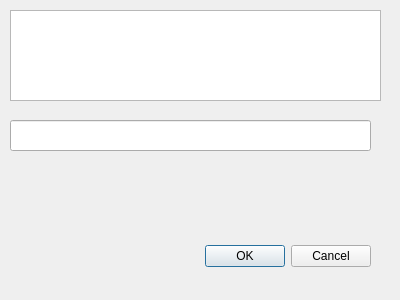
<?xml version="1.0" encoding="UTF-8"?>
<ui version="4.0">
 <class>FirstStart</class>
 <widget class="QDialog" name="FirstStart">
  <property name="geometry">
   <rect>
    <x>0</x>
    <y>0</y>
    <width>400</width>
    <height>300</height>
   </rect>
  </property>
  <property name="windowTitle">
   <string>Dialog</string>
  </property>
  <widget class="QDialogButtonBox" name="buttonBox">
   <property name="geometry">
    <rect>
     <x>30</x>
     <y>240</y>
     <width>341</width>
     <height>32</height>
    </rect>
   </property>
   <property name="orientation">
    <enum>Qt::Horizontal</enum>
   </property>
   <property name="standardButtons">
    <set>QDialogButtonBox::Cancel|QDialogButtonBox::Ok</set>
   </property>
  </widget>
  <widget class="QLineEdit" name="profName">
   <property name="geometry">
    <rect>
     <x>10</x>
     <y>120</y>
     <width>361</width>
     <height>31</height>
    </rect>
   </property>
  </widget>
  <widget class="QTextBrowser" name="textBrowser">
   <property name="geometry">
    <rect>
     <x>10</x>
     <y>10</y>
     <width>371</width>
     <height>91</height>
    </rect>
   </property>
  </widget>
 </widget>
 <resources/>
 <connections>
  <connection>
   <sender>buttonBox</sender>
   <signal>accepted()</signal>
   <receiver>FirstStart</receiver>
   <slot>accept()</slot>
   <hints>
    <hint type="sourcelabel">
     <x>248</x>
     <y>254</y>
    </hint>
    <hint type="destinationlabel">
     <x>157</x>
     <y>274</y>
    </hint>
   </hints>
  </connection>
  <connection>
   <sender>buttonBox</sender>
   <signal>rejected()</signal>
   <receiver>FirstStart</receiver>
   <slot>reject()</slot>
   <hints>
    <hint type="sourcelabel">
     <x>316</x>
     <y>260</y>
    </hint>
    <hint type="destinationlabel">
     <x>286</x>
     <y>274</y>
    </hint>
   </hints>
  </connection>
 </connections>
</ui>
